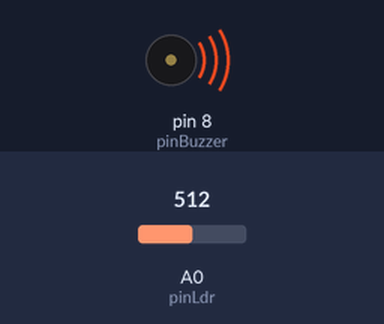
Bench run of a sketch on a simulated Arduino Uno, built with avr-gcc and run on an emulated ATmega328P. Shown: buzzer (waves = sounding). The inputs (shaded band) are chosen by the test bench; at power-on: A0 (pinLdr) = 512. What the sketch prints to the serial monitor is not drawn.

Above: at 0.2 s.
Timing chart, 0 to 3.0 s (numbered marks = the images above):
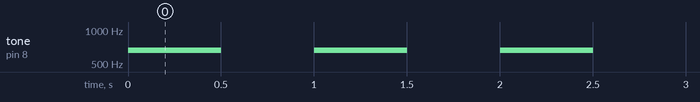

The sketch:

ejercicio7.ino
```cpp
int pinBuzzer = 8; //conecta el piezo al pin 8
int A_4 = 440;
int A_5 = 880;
int pinLdr = 0;
int valorLdr = 0;

void setup(){
  Serial.begin(9600);
  pinMode(pinBuzzer,OUTPUT); //declara el pin del piezo como salida
}

void loop(){
  //LDR
  valorLdr = analogRead(pinLdr);
  Serial.println(valorLdr);
  valorLdr = map(valorLdr, 0, 1023, A_4, A_5);

  //poner en HIGH
  tone(pinBuzzer,valorLdr);
  delay(500);
  noTone(pinBuzzer);
  delay(500);
}
```

Measured:
- by itself, tone on pin 8 (pinBuzzer): alternates 660 Hz for 0.50 s and silent for 0.50 s
